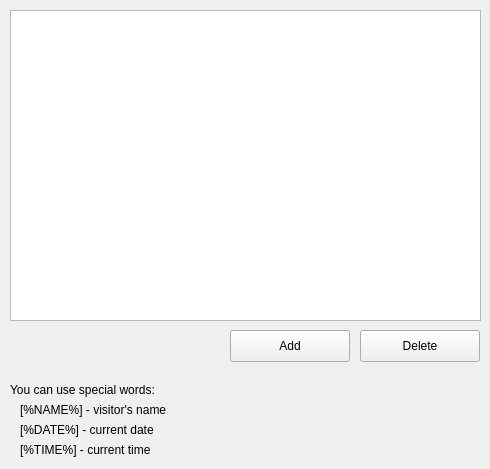
         <widget class="QWidget" name="pagePresetMessages">
          <widget class="QTableWidget" name="twMessages">
           <property name="geometry">
            <rect>
             <x>10</x>
             <y>10</y>
             <width>471</width>
             <height>311</height>
            </rect>
           </property>
           <property name="selectionBehavior">
            <enum>QAbstractItemView::SelectRows</enum>
           </property>
           <property name="showGrid">
            <bool>true</bool>
           </property>
           <property name="gridStyle">
            <enum>Qt::SolidLine</enum>
           </property>
           <attribute name="horizontalHeaderVisible">
            <bool>false</bool>
           </attribute>
           <attribute name="horizontalHeaderStretchLastSection">
            <bool>true</bool>
           </attribute>
           <attribute name="verticalHeaderVisible">
            <bool>false</bool>
           </attribute>
           <attribute name="verticalHeaderVisible">
            <bool>false</bool>
           </attribute>
           <attribute name="horizontalHeaderStretchLastSection">
            <bool>true</bool>
           </attribute>
           <attribute name="horizontalHeaderVisible">
            <bool>false</bool>
           </attribute>
           <column>
            <property name="text">
             <string>0</string>
            </property>
           </column>
          </widget>
          <widget class="QPushButton" name="pbAdd">
           <property name="geometry">
            <rect>
             <x>230</x>
             <y>330</y>
             <width>120</width>
             <height>32</height>
            </rect>
           </property>
           <property name="text">
            <string comment="LBL_DLG_SETTINGS_PRE_ADD">Add</string>
           </property>
           <property name="icon">
            <iconset resource="lh3.qrc">
             <normaloff>:/lh3/Resources/plus.png</normaloff>:/lh3/Resources/plus.png</iconset>
           </property>
          </widget>
          <widget class="QPushButton" name="pbDelete">
           <property name="geometry">
            <rect>
             <x>360</x>
             <y>330</y>
             <width>120</width>
             <height>32</height>
            </rect>
           </property>
           <property name="text">
            <string comment="LBL_DLG_SETTINGS_PRE_DEL">Delete</string>
           </property>
           <property name="icon">
            <iconset resource="lh3.qrc">
             <normaloff>:/lh3/Resources/minus.png</normaloff>:/lh3/Resources/minus.png</iconset>
           </property>
          </widget>
          <widget class="QLabel" name="label_20">
           <property name="geometry">
            <rect>
             <x>10</x>
             <y>380</y>
             <width>351</width>
             <height>20</height>
            </rect>
           </property>
           <property name="text">
            <string comment="LBL_DLG_SETTINGS_PRE_MEMO1">You can use special words:</string>
           </property>
          </widget>
          <widget class="QLabel" name="label_21">
           <property name="geometry">
            <rect>
             <x>20</x>
             <y>400</y>
             <width>341</width>
             <height>20</height>
            </rect>
           </property>
           <property name="text">
            <string comment="LBL_DLG_SETTINGS_PRE_MEMO2">[%NAME%] - visitor's name</string>
           </property>
          </widget>
          <widget class="QLabel" name="label_22">
           <property name="geometry">
            <rect>
             <x>20</x>
             <y>420</y>
             <width>341</width>
             <height>20</height>
            </rect>
           </property>
           <property name="text">
            <string comment="LBL_DLG_SETTINGS_PRE_MEMO3">[%DATE%] - current date</string>
           </property>
          </widget>
          <widget class="QLabel" name="label_23">
           <property name="geometry">
            <rect>
             <x>20</x>
             <y>440</y>
             <width>341</width>
             <height>20</height>
            </rect>
           </property>
           <property name="text">
            <string comment="LBL_DLG_SETTINGS_PRE_MEMO4">[%TIME%] - current time</string>
           </property>
          </widget>
         </widget>
